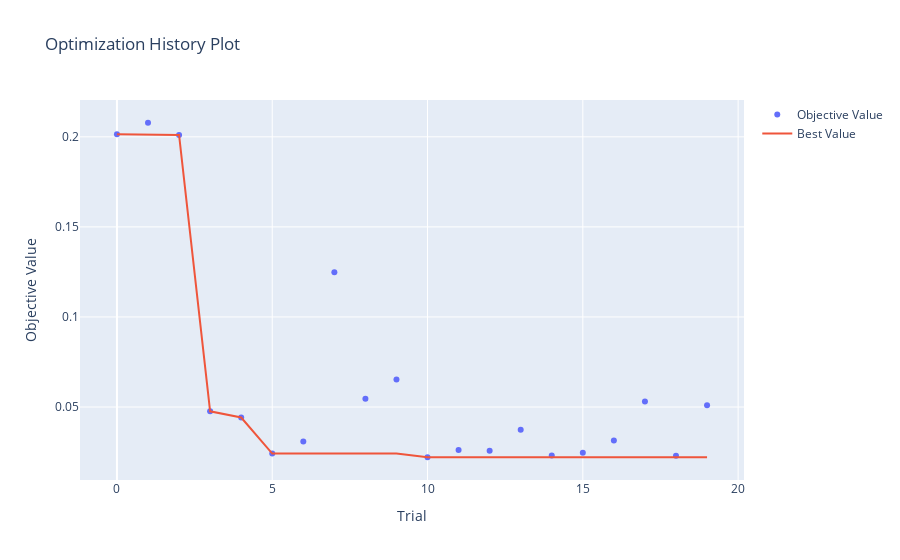

This figure's notebook cell:
### Code cell
optuna.visualization.plot_optimization_history(study)

### Figure 1 — Plotly figure (JSON) as saved in the notebook; plotly's stock layout.template omitted (floating-point values rounded to 4 significant figures)
{"data": [{"mode": "markers", "name": "Objective Value", "type": "scatter", "x": [0, 1, 2, 3, 4, 5, 6, 7, 8, 9, 10, 11, 12, 13, 14, 15, 16, 17, 18, 19], "y": [0.2014, 0.2078, 0.2011, 0.04762, 0.04419, 0.02418, 0.03084, 0.1249, 0.05454, 0.06533, 0.02211, 0.0262, 0.02567, 0.03736, 0.02311, 0.02458, 0.03145, 0.05308, 0.02299, 0.05098]}, {"mode": "lines", "name": "Best Value", "type": "scatter", "x": [0, 1, 2, 3, 4, 5, 6, 7, 8, 9, 10, 11, 12, 13, 14, 15, 16, 17, 18, 19], "y": [0.2014, 0.2014, 0.2011, 0.04762, 0.04419, 0.02418, 0.02418, 0.02418, 0.02418, 0.02418, 0.02211, 0.02211, 0.02211, 0.02211, 0.02211, 0.02211, 0.02211, 0.02211, 0.02211, 0.02211]}, {"marker": {"color": "#cccccc"}, "mode": "markers", "name": "Infeasible Trial", "showlegend": false, "type": "scatter", "x": [], "y": []}], "layout": {"title": {"text": "Optimization History Plot"}, "xaxis": {"title": {"text": "Trial"}}, "yaxis": {"title": {"text": "Objective Value"}}}}
